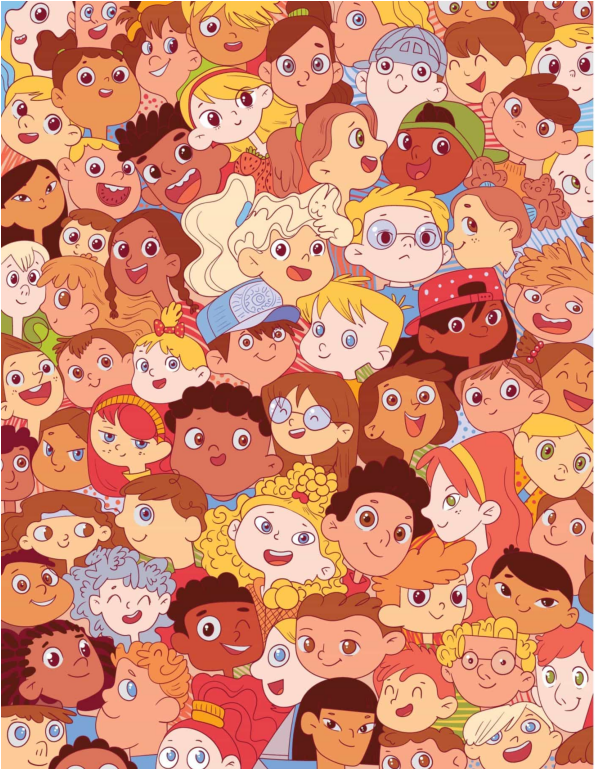
#> input picture Finding/image.png, 595 x 769 px
$ python crop_image.py
#> lines starting #> are read from the running program, lines starting #| are printed output that depends on the picture
import cv2

# Open the image
image = cv2.imread("Finding/image.png")
#> image is the input picture: shape (769, 595, 3); mean B, G, R 111.1, 139, 210.8
template = cv2.imread("Template/boat.png")
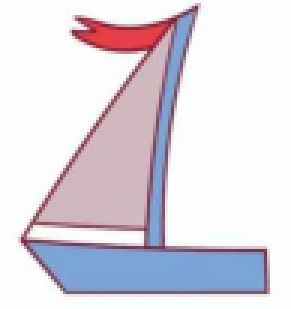
#> input picture Template/find/boat.png, 97 x 103 px, found by its file name (shown 3 times larger)
#> template is the input picture: shape (103, 97, 3); mean B, G, R 225.8, 216.9, 221.9


# Ensure the crop box is within image bounds
h, w = image.shape[:2]
#> h = 769; w = 595
x_start, y_start = 242, 98
x_end, y_end = x_start + w, y_start + h
#> x_end = 837; y_end = 867

# Crop the image
cropped_image = image[y_start:y_end, x_start:x_end]
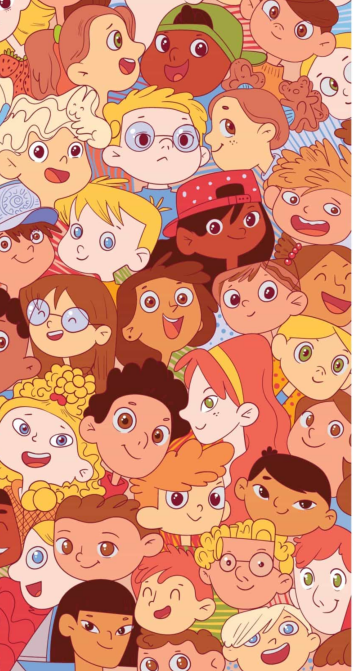
#> cropped_image: shape (671, 353, 3); mean B, G, R 112.7, 141.8, 213.6

# Save and display the cropped image
cv2.imwrite("cropped_image.jpg", cropped_image)
cv2.imshow("Cropped Image", cropped_image)
cv2.waitKey(0)
cv2.destroyAllWindows()
